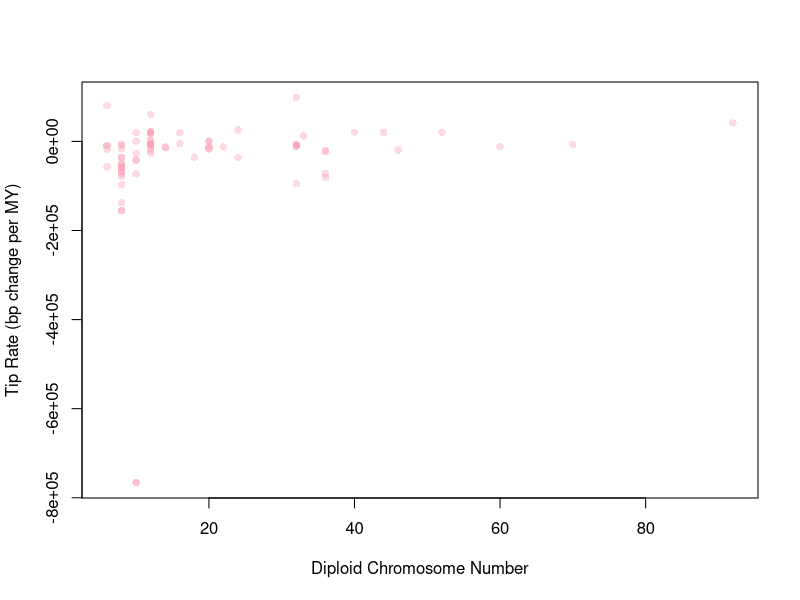

This figure's R source:
#load in data
dat.rates.chrom <- read.csv("../../data/dat.rates.chrom.csv")

#plot the microsatellite content in bp/Mbp and the diploid chromosome number
plot(dat.rates.chrom$rates.evol~dat.rates.chrom$diploid.num,
     xlab = "Diploid Chromosome Number",
     ylab = "Tip Rate (bp change per MY)",
     pch = 16,
     col = rgb(250, 159, 181, 100,
               maxColorValue = 255))

# export pdf at 4.3" x 4.3"
